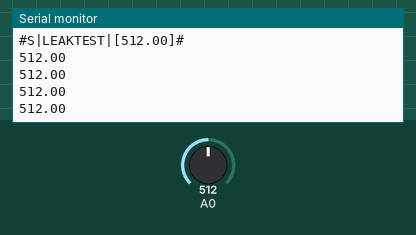
Simulated run of this sketch. Board: Arduino Uno, built with avr-gcc and run on an emulated ATmega328P. Shown: the last lines printed to the serial monitor. The inputs (shaded band) are chosen by the test bench; at power-on: A0 = 512.

Above: at 1.2 s.
1.3 s: A0 set to 716
At 1.53 s:
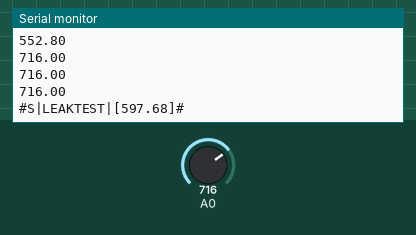
2.8 s: A0 set to 900
At 2.84 s:
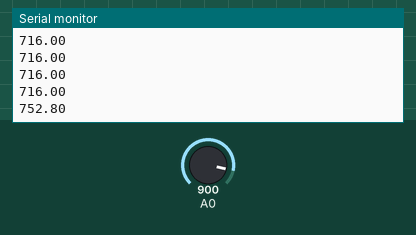
Timing chart, 0 to 5.8 s (numbered marks = the images above; inputs shaded):
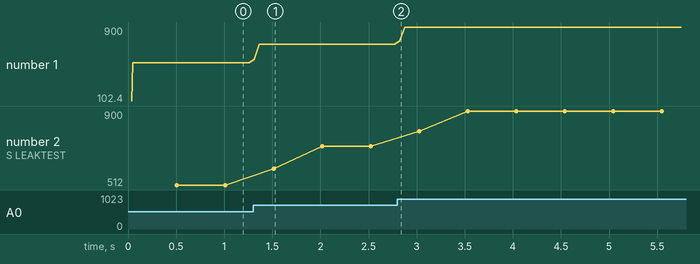

Measured:
- after the input at 1.3 s, the serial monitor: prints a new line at once (image 1)
- after the input at 2.8 s, the serial monitor: prints a new line at once (image 2)
- plotted number 1: 512 → 716 after the input at 1.3 s, 716 → 900 after the input at 2.8 s
- plotted number 2: 512 → 716 after the input at 1.3 s, 716 → 900 after the input at 2.8 s

The sketch:

DataReadBetwinoLeaky.ino
```cpp
#define alpha 0.8

void setup() {
  Serial.begin(9600);
}

void loop() {
  static int counter = 0;
  static double lastValue = 0;
  int newValue = analogRead(0);
  double smoothValue[10];
  smoothValue[counter%10] = alpha * lastValue + (1 - alpha) * newValue;
  lastValue = newValue;
  if(counter%10==0){
    double average = 0;
    for(int i=0; i<10; i++){
      average = average + smoothValue[i];
    }
    average = average / 10;
    Serial.println("#S|LEAKTEST|["+String(average)+"]#");
  }
  Serial.println(String(smoothValue[counter%10]));
  counter++;
  delay(50);
}
```
